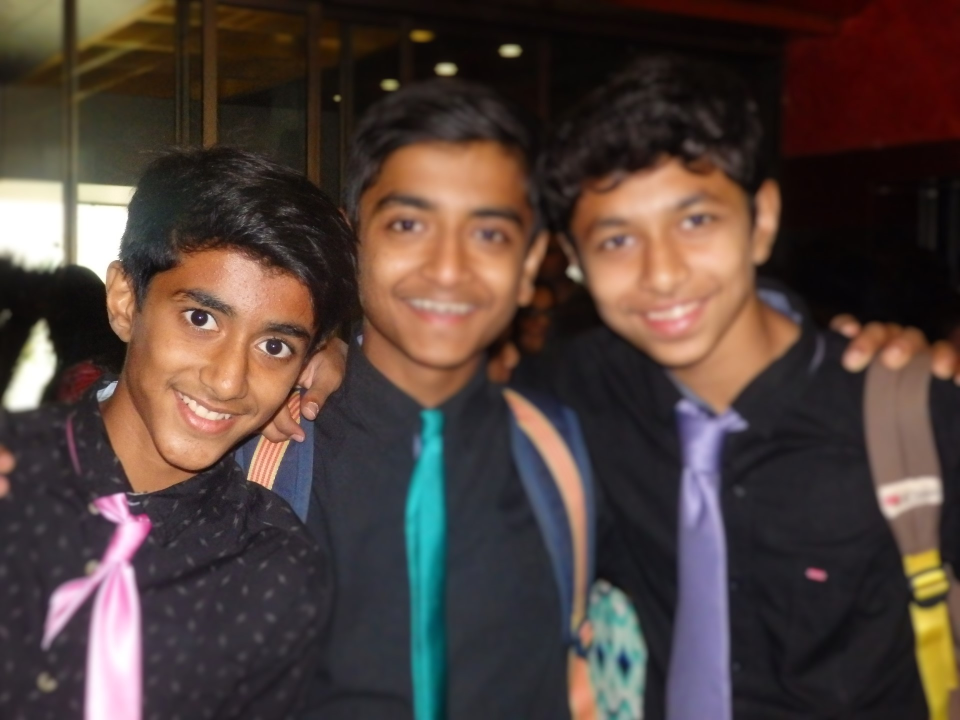
#> input picture photos/friends.JPG, 1920 x 1440 px (shown at 1/2 size)
$ python histogram.py
#> lines starting #> are read from the running program, lines starting #| are printed output that depends on the picture; after the words box and inside, x2 and y2 are one past the last pixel; in counts of white or black regions, pixels touching at a corner belong together
#histogram shows the the range of color pixels and the number of the pixels for each value in that range
# on x axis the values are present and on the y axis percentage
import cv2 as cv
import matplotlib.pyplot as plt
import numpy as np
img=cv.imread('friends.JPG')
#> img is the input picture: shape (1440, 1920, 3); mean B, G, R 59, 64.4, 79.8
resize=cv.resize(img,(500,500))
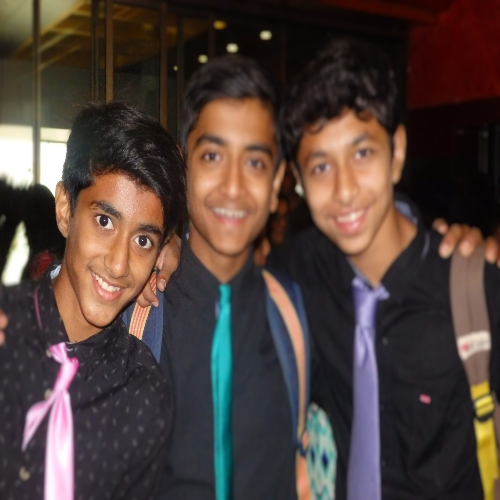
#> resize: shape (500, 500, 3); mean B, G, R 58.9, 64.3, 79.8
blank=np.zeros((500,500),dtype='uint8')
circle=cv.circle(blank,(resize.shape[1]//2,resize.shape[0]//2),200,255,-1)
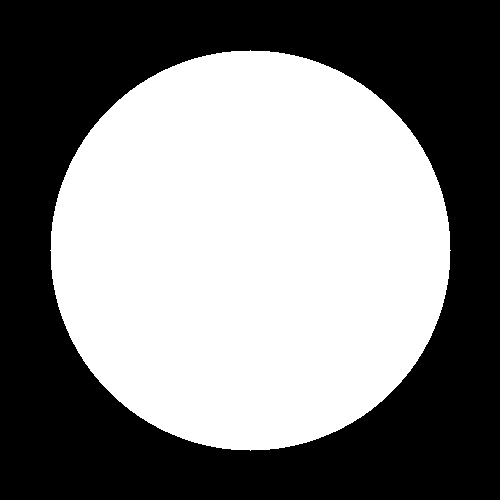
#> blank: shape (500, 500); 50.3% white; 1 black region, box (x1, y1, x2, y2) and area: (0, 0, 500, 500) 124371
gray=cv.cvtColor(resize,cv.COLOR_BGR2GRAY)
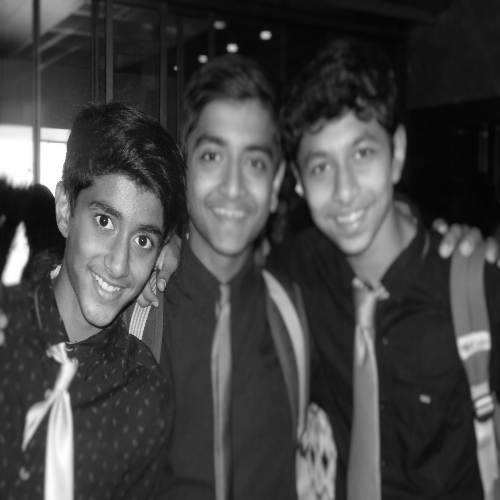
#> gray: shape (500, 500); min 3, max 255, mean 68.3
btand=cv.bitwise_and(gray,gray,mask=circle)
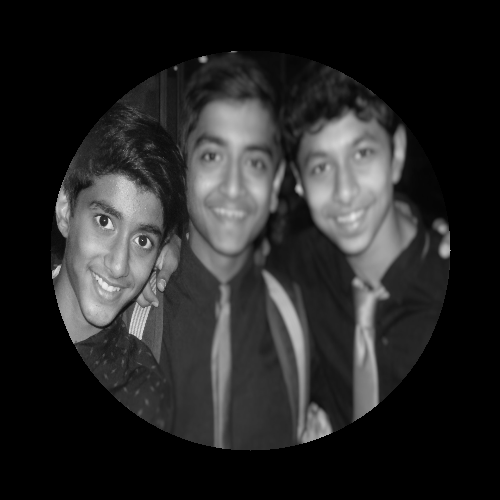
#> btand: shape (500, 500); min 0, max 237, mean 39.2
cv.imshow('masked',btand)
grayhist=cv.calcHist([gray],[0],btand,[256],[0,256])
#> grayhist = 256 values, max 2177 at index 52, min 0 at index 0, mean 490.7
plt.figure()
plt.title('gray histogram')
plt.xlabel('bins')
plt.ylabel('intensity')
#plt.xlim([0,256])
plt.plot(grayhist)
plt.show()
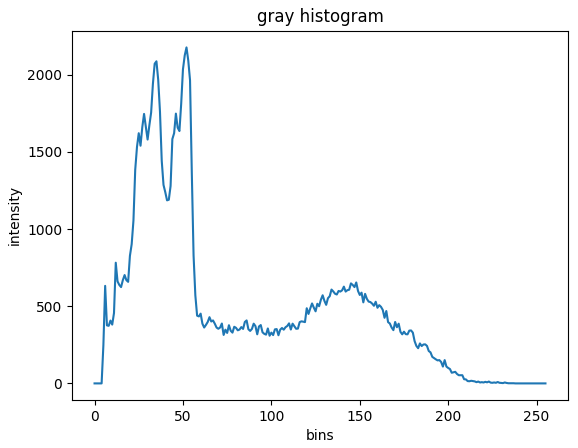
#> figure drawn by matplotlib, 1 panel; curve peaks at x = 52, y = 2177
